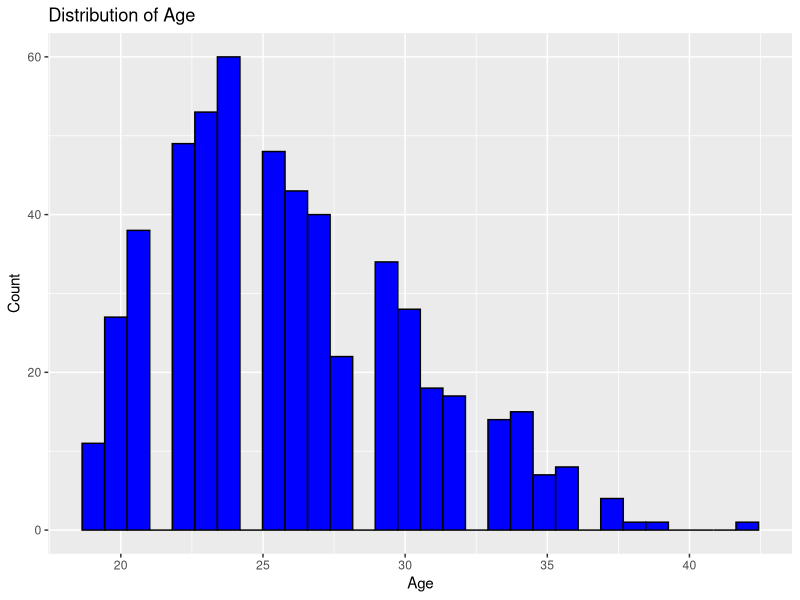
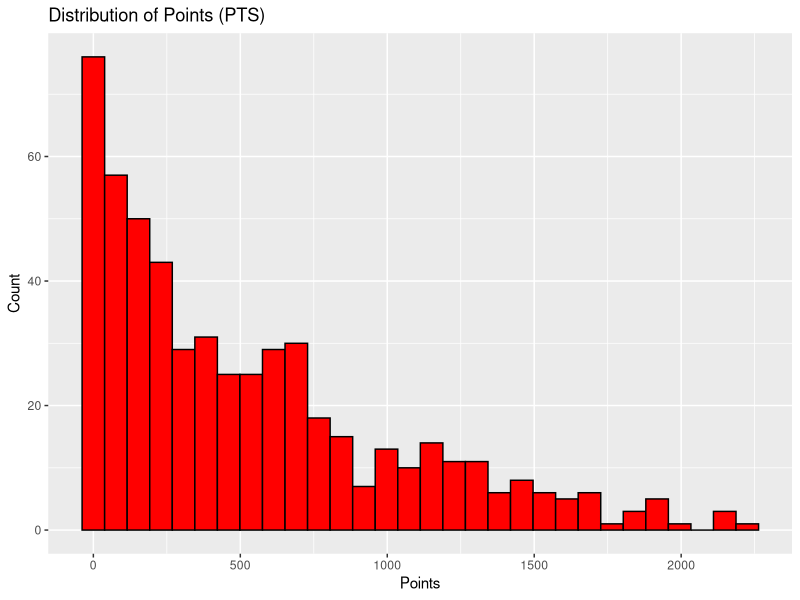
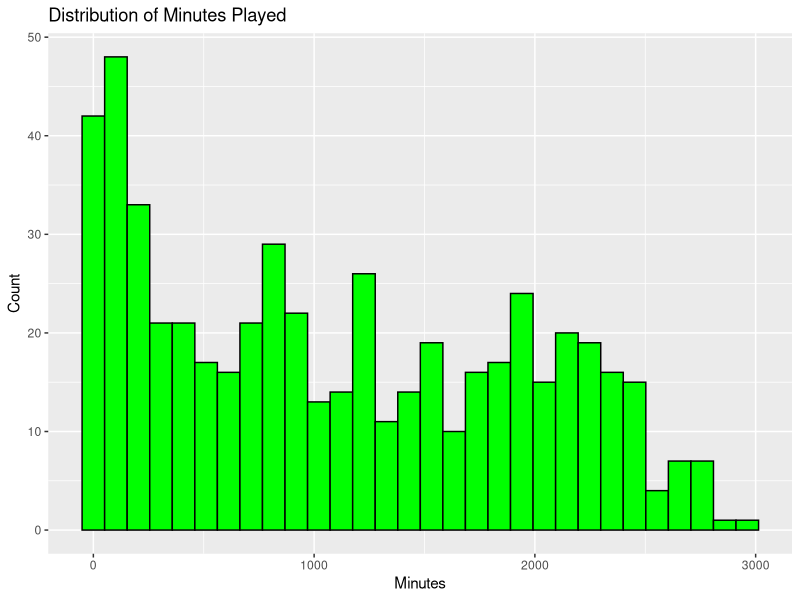
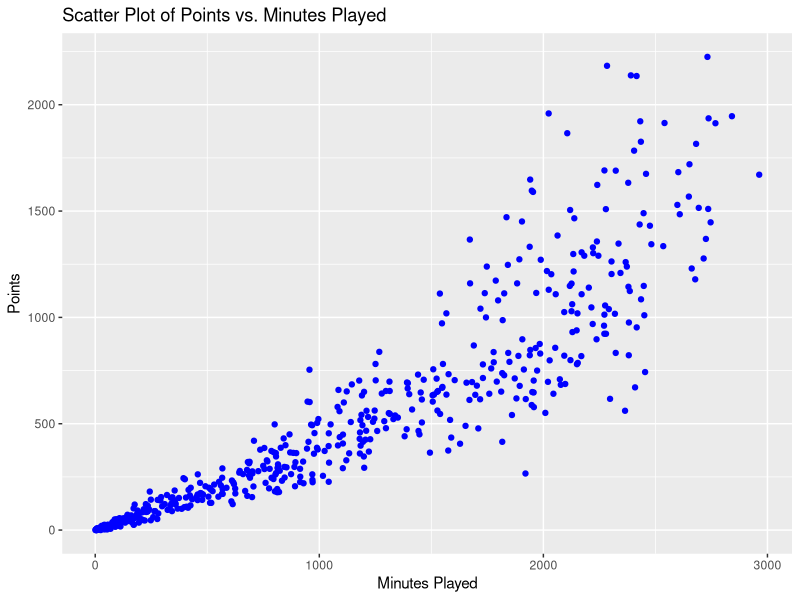
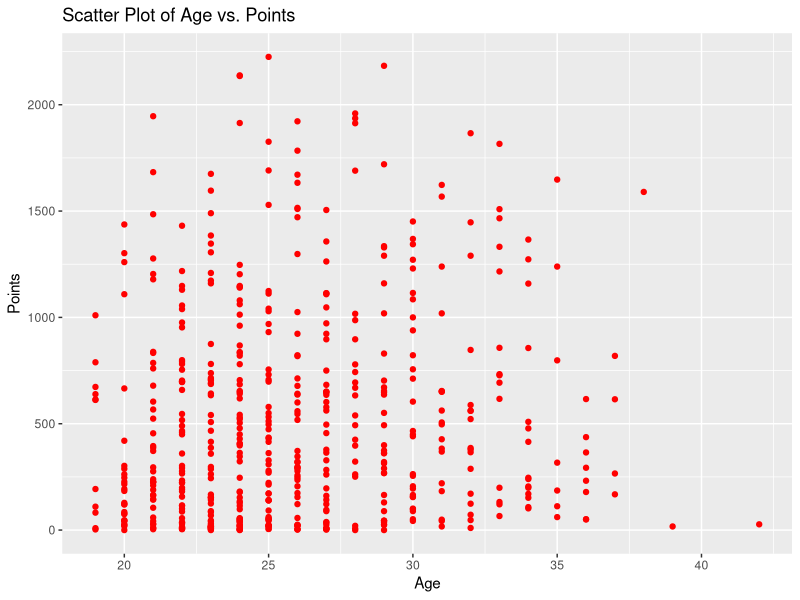
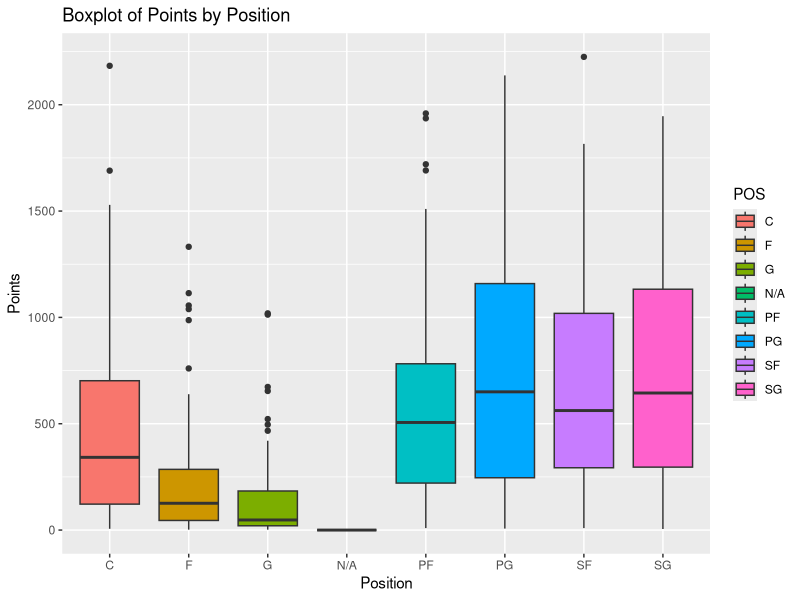
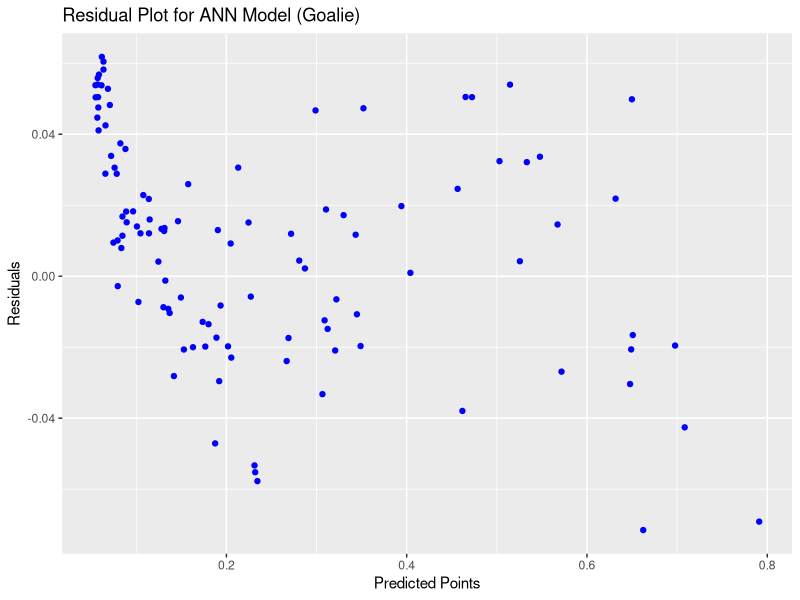
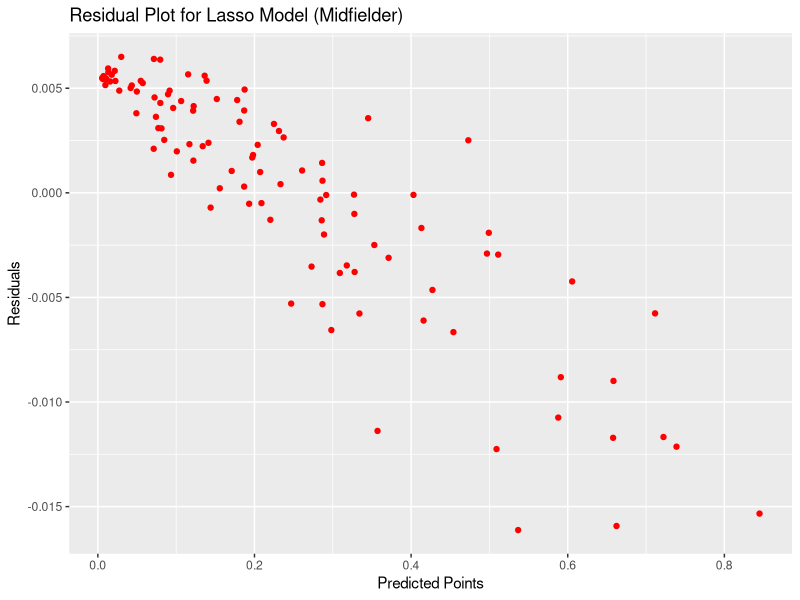

Generate these figures, in order, with R:
## ---- chunk 1
# Load necessary libraries
library(tidyverse)

# Load the dataset
group_football_data <- read.csv("2023_nba_player_stats.csv")

# View the first few rows of the dataset
head(group_football_data)

# Summary of the data
summary(group_football_data)




## ---- chunk 2
# Histogram for Age
ggplot(group_football_data, aes(x = Age)) +
  geom_histogram(bins = 30, fill = "blue", color = "black") +
  labs(title = "Distribution of Age", x = "Age", y = "Count")

# Histogram for Points (PTS)
ggplot(group_football_data, aes(x = PTS)) +
  geom_histogram(bins = 30, fill = "red", color = "black") +
  labs(title = "Distribution of Points (PTS)", x = "Points", y = "Count")

# Histogram for Minutes Played (Min)
ggplot(group_football_data, aes(x = Min)) +
  geom_histogram(bins = 30, fill = "green", color = "black") +
  labs(title = "Distribution of Minutes Played", x = "Minutes", y = "Count")

## ---- chunk 3
# Scatter plot for PTS vs. Min
ggplot(group_football_data, aes(x = Min, y = PTS)) +
  geom_point(color = "blue") +
  labs(title = "Scatter Plot of Points vs. Minutes Played", x = "Minutes Played", y = "Points")

# Scatter plot for Age vs. PTS
ggplot(group_football_data, aes(x = Age, y = PTS)) +
  geom_point(color = "red") +
  labs(title = "Scatter Plot of Age vs. Points", x = "Age", y = "Points")

## ---- chunk 4
# Boxplot for Points by Position
ggplot(group_football_data, aes(x = POS, y = PTS, fill = POS)) +
  geom_boxplot() +
  labs(title = "Boxplot of Points by Position", x = "Position", y = "Points")

## ---- chunk 5

# Check for missing values
sum(is.na(group_football_data))

# Handling missing values - removing rows with NA in 'POS'
group_football_data <- na.omit(group_football_data)

# Normalizing data - Example using Min-Max Scaling
normalize <- function(x) {
  return((x - min(x)) / (max(x) - min(x)))
}

# Normalize numerical columns
numerical_cols <- sapply(group_football_data, is.numeric)
group_football_data[numerical_cols] <- lapply(group_football_data[numerical_cols], normalize)
# Exclude the 'PName' column
group_football_data <- group_football_data[ , !(names(group_football_data) %in% c('PName'))]

# Splitting data into training and testing sets
set.seed(5555)
training_indices <- sample(1:nrow(group_football_data), 0.8 * nrow(group_football_data))
pitch_training_set <- group_football_data[training_indices, ]
pitch_test_set <- group_football_data[-training_indices, ]

## ---- chunk 6
# Load necessary libraries for modeling
library(caret)
library(nnet)  # For ANN
library(glmnet)  # For Lasso and Ridge
library(randomForest)  # For Random Forest

# Define the formula
scoring_formula <- PTS ~ .

# Train different models - example with ANN, Lasso, and Random Forest
# ANN model (Goalie)
model_goalie <- train(scoring_formula, data=pitch_training_set, method="nnet", trControl=trainControl(method="cv", number=10))

print(summary(model_goalie))


# Lasso regression (Midfielder)
model_midfielder <- train(scoring_formula, data=pitch_training_set, method="glmnet", trControl=trainControl(method="cv", number=10))

print(summary(model_midfielder))



# Random Forest (Striker)
model_striker <- randomForest(scoring_formula, data=pitch_training_set)

print(summary(model_striker))

## ---- chunk 7
# Predicting and evaluating the models on the test set
predictions_goalie <- predict(model_goalie, newdata=pitch_test_set)
predictions_midfielder <- predict(model_midfielder, newdata=pitch_test_set)
predictions_striker <- predict(model_striker, newdata=pitch_test_set)

# Calculating RMSE
score_goalie <- sqrt(mean((predictions_goalie - pitch_test_set$PTS)^2))
score_midfielder <- sqrt(mean((predictions_midfielder - pitch_test_set$PTS)^2))
score_striker <- sqrt(mean((predictions_striker - pitch_test_set$PTS)^2))
## ---- chunk 8
# Print RMSE values
print(paste("RMSE Goalie:", score_goalie))
print(paste("RMSE Midfielder:", score_midfielder))
print(paste("RMSE Striker:", score_striker))

## ---- chunk 9
# Residual plot for ANN model (Goalie)
ggplot() +
  geom_point(aes(x = predictions_goalie, y = predictions_goalie - pitch_test_set$PTS), 
             colour = "blue") +
  labs(title = "Residual Plot for ANN Model (Goalie)",
       x = "Predicted Points",
       y = "Residuals")

# Residual plot for Lasso model (Midfielder)
ggplot() +
  geom_point(aes(x = predictions_midfielder, y = predictions_midfielder - pitch_test_set$PTS), 
             colour = "red") +
  labs(title = "Residual Plot for Lasso Model (Midfielder)",
       x = "Predicted Points",
       y = "Residuals")

# Residual plot for Random Forest model (Striker)
ggplot() +
  geom_point(aes(x = predictions_striker, y = predictions_striker - pitch_test_set$PTS), 
             colour = "green") +
  labs(title = "Residual Plot for Random Forest Model (Striker)",
       x = "Predicted Points",
       y = "Residuals")

